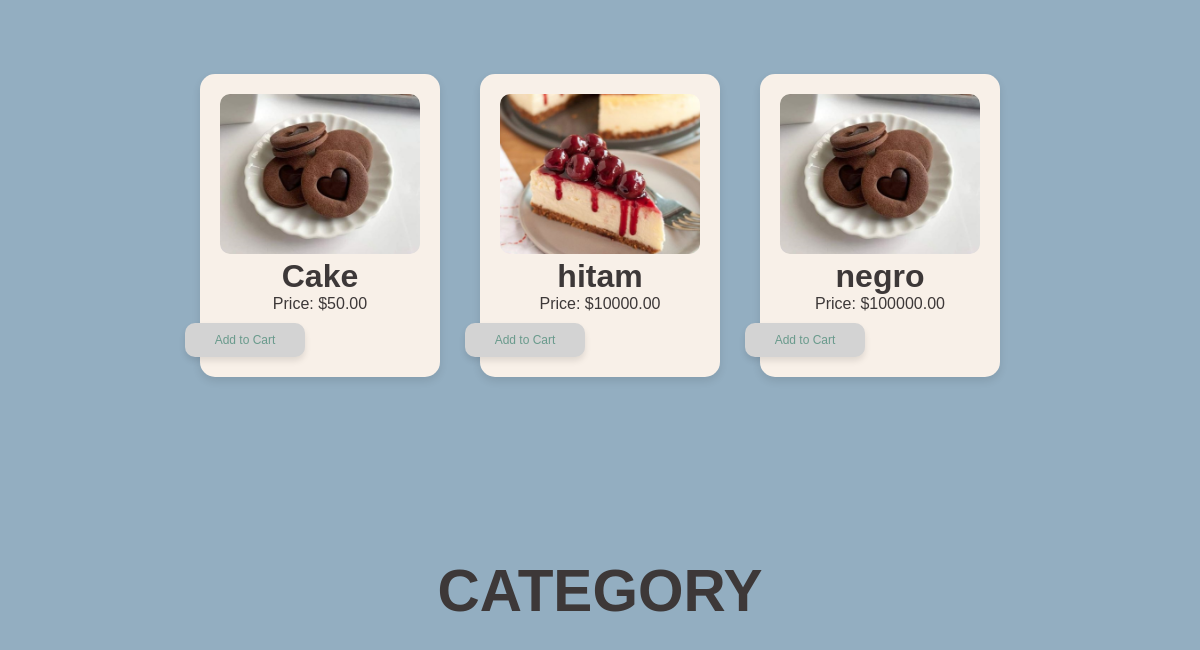
/ (lower part), run on an earlier commit of the app's database.
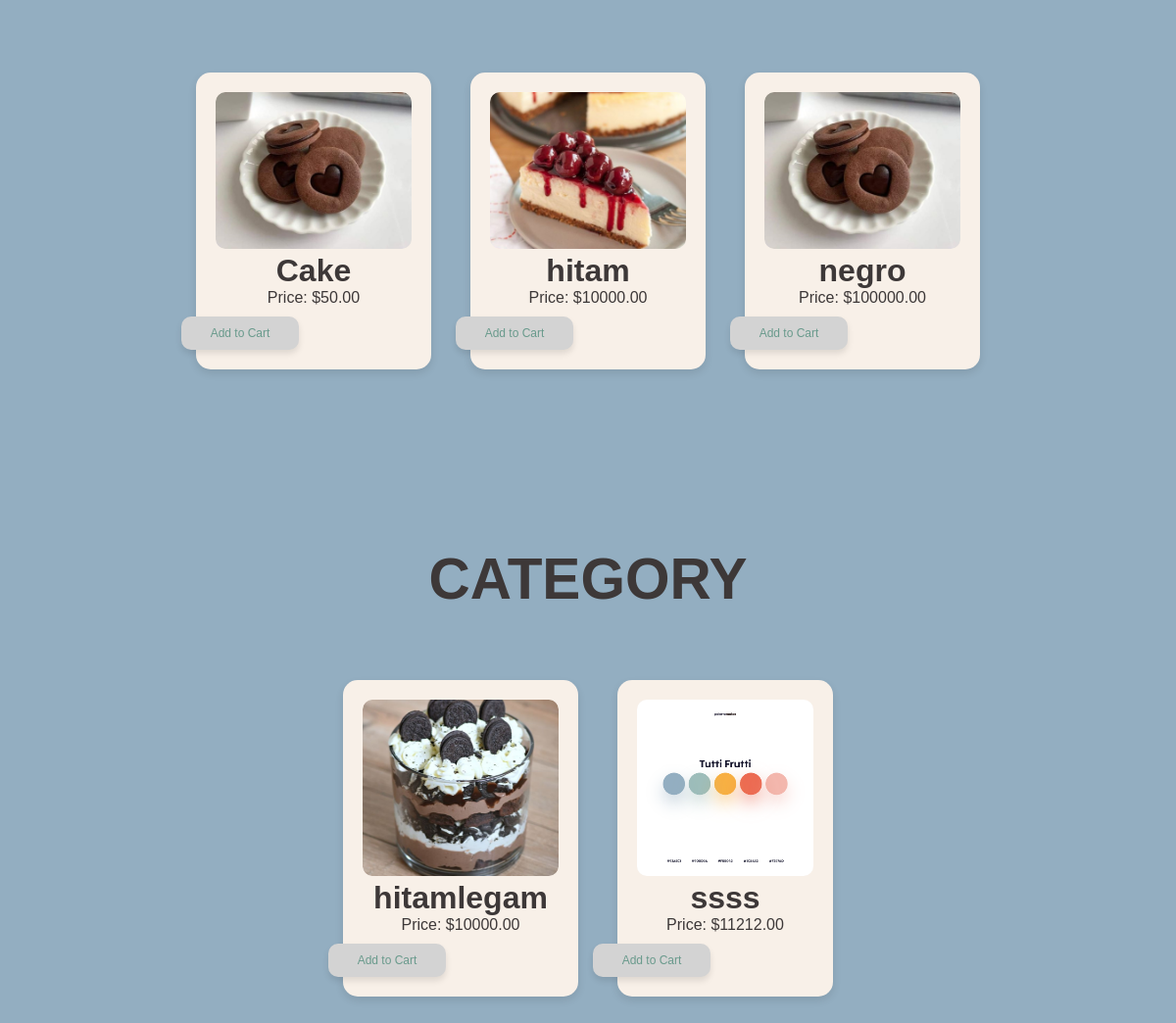
And on a later commit of the database.
### webku/models.py (models this page shows, shortened)
class Makanan(models.Model):
    nama_menu = models.CharField(max_length=100)
    harga = models.DecimalField(max_digits=10, decimal_places=2)
    gambar = models.ImageField(upload_to='makanan_images/')

class makanan2(models.Model):
    nama_category = models.CharField(max_length=100)
    harga = models.DecimalField(max_digits=10, decimal_places=2)
    gambar = models.ImageField(upload_to='category_makanan/')

### webku/views.py (the view)
# urls.py: path('', views.home_page, name='home'),
def home_page(request):
    makanan_list = Makanan.objects.all()  # Ambil semua data makanan dari database
    makanan2_list = makanan2.objects.all()
    context = {
        'makanan_list': makanan_list,
        'makanan2_list': makanan2_list,
    }
    return render(request, 'home.html', context)

### webku/templates/home.html (shortened to what this page needs)
<!DOCTYPE html>
<html lang="en">
{% load static %}
<head>
    <link rel="stylesheet" href="https://cdnjs.cloudflare.com/ajax/libs/font-awesome/6.0.0-beta3/css/all.min.css">
    <link rel="stylesheet" href="{% static 'css/style.css' %}">
</head>
<body>
    <div class="makanan-container">
        {% for makanan in makanan_list %}
            <div class="makanan" id="makanan-{{ forloop.counter }}">
                <img src="{{ makanan.gambar.url }}" alt="{{ makanan.nama_menu }}">
                <h1 class="makanan-name">{{ makanan.nama_menu }}</h1>
                <p>Price: ${{ makanan.harga }}</p>
                <button class="btn-add-to-card">Add to Cart</button>
            </div>
        {% endfor %}
    </div>
    <div id="category-section2" class="section2-kedua">
        <h3>CATEGORY</h3>
    </div>
    <div class="makanan2-category">
        {% for makanan2 in makanan2_list %}
            <div class="makanan2">
                <img src="{{ makanan2.gambar.url }}" alt="{{ makanan2.nama_category }}">
                <h1 class="makanan-name">{{ makanan2.nama_category }}</h1>
                <p>Price: ${{ makanan2.harga }}</p>
                <button class="btn-add-to-card">Add to Cart</button>
            </div>
        {% endfor %}
    </div>
</body>
</html>

What changed in the data, as far as the page shows it:
added makanan2: gambar (picture), nama_category "hitamlegam", harga "10000.00"
added makanan2: gambar (picture), nama_category "ssss", harga "11212.00"
